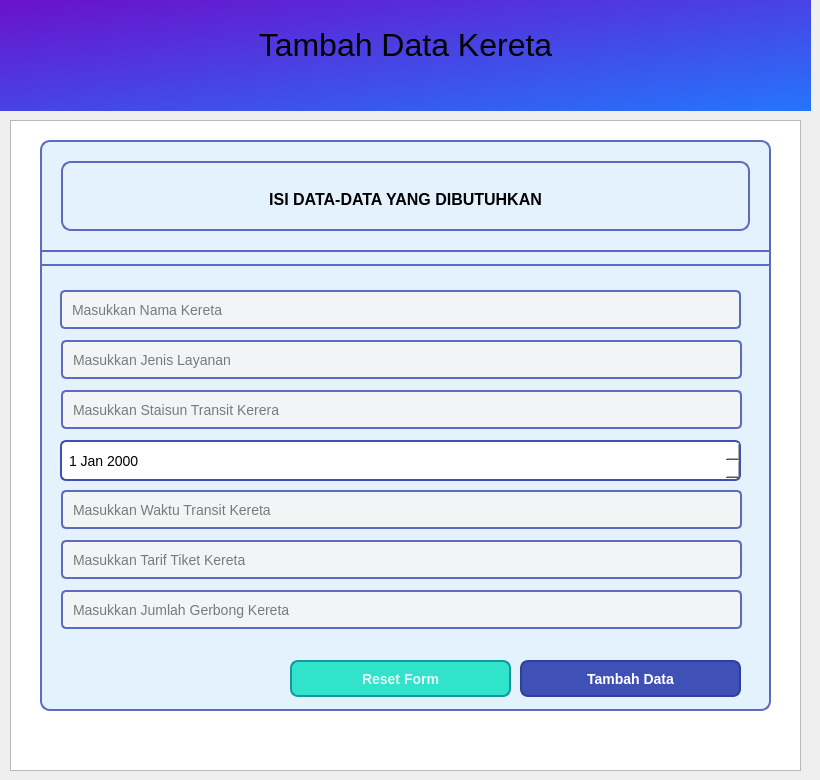
     <widget class="QWidget" name="Tambah_jadwal_kereta">
      <widget class="QTextBrowser" name="tambah_data_kereta">
       <property name="geometry">
        <rect>
         <x>0</x>
         <y>0</y>
         <width>811</width>
         <height>111</height>
        </rect>
       </property>
       <property name="styleSheet">
        <string notr="true">background: qlineargradient(x1:0, y1:0, x2:1, y2:1, stop:0 #6a11cb, stop:1 #2575fc);
border-radius: 0px;
</string>
       </property>
       <property name="html">
        <string>&lt;!DOCTYPE HTML PUBLIC &quot;-//W3C//DTD HTML 4.0//EN&quot; &quot;http://www.w3.org/TR/REC-html40/strict.dtd&quot;&gt;
&lt;html&gt;&lt;head&gt;&lt;meta name=&quot;qrichtext&quot; content=&quot;1&quot; /&gt;&lt;style type=&quot;text/css&quot;&gt;
p, li { white-space: pre-wrap; }
&lt;/style&gt;&lt;/head&gt;&lt;body style=&quot; font-family:'MS Shell Dlg 2'; font-size:8.25pt; font-weight:400; font-style:normal;&quot;&gt;
&lt;p align=&quot;center&quot; style=&quot;-qt-paragraph-type:empty; margin-top:0px; margin-bottom:0px; margin-left:0px; margin-right:0px; -qt-block-indent:0; text-indent:0px; font-size:7.8pt;&quot;&gt;&lt;br /&gt;&lt;/p&gt;
&lt;p align=&quot;center&quot; style=&quot; margin-top:0px; margin-bottom:0px; margin-left:0px; margin-right:0px; -qt-block-indent:0; text-indent:0px;&quot;&gt;&lt;span style=&quot; font-size:6pt;&quot;&gt; &lt;/span&gt;&lt;/p&gt;
&lt;p align=&quot;center&quot; style=&quot; margin-top:0px; margin-bottom:0px; margin-left:0px; margin-right:0px; -qt-block-indent:0; text-indent:0px;&quot;&gt;&lt;span style=&quot; font-size:24pt;&quot;&gt;Tambah Data Kereta&lt;/span&gt;&lt;/p&gt;&lt;/body&gt;&lt;/html&gt;</string>
       </property>
      </widget>
      <widget class="QTextEdit" name="lihat_rekap_keuntungan_admin">
       <property name="geometry">
        <rect>
         <x>10</x>
         <y>120</y>
         <width>791</width>
         <height>651</height>
        </rect>
       </property>
       <property name="html">
        <string>&lt;!DOCTYPE HTML PUBLIC &quot;-//W3C//DTD HTML 4.0//EN&quot; &quot;http://www.w3.org/TR/REC-html40/strict.dtd&quot;&gt;
&lt;html&gt;&lt;head&gt;&lt;meta name=&quot;qrichtext&quot; content=&quot;1&quot; /&gt;&lt;style type=&quot;text/css&quot;&gt;
p, li { white-space: pre-wrap; }
&lt;/style&gt;&lt;/head&gt;&lt;body style=&quot; font-family:'MS Shell Dlg 2'; font-size:8.25pt; font-weight:400; font-style:normal;&quot;&gt;
&lt;p style=&quot;-qt-paragraph-type:empty; margin-top:0px; margin-bottom:0px; margin-left:0px; margin-right:0px; -qt-block-indent:0; text-indent:0px;&quot;&gt;&lt;br /&gt;&lt;/p&gt;&lt;/body&gt;&lt;/html&gt;</string>
       </property>
      </widget>
      <widget class="QFrame" name="Form_TambahData">
       <property name="geometry">
        <rect>
         <x>40</x>
         <y>140</y>
         <width>731</width>
         <height>571</height>
        </rect>
       </property>
       <property name="styleSheet">
        <string notr="true">QFrame {
    background-color: #E3F2FD; /* Warna latar belakang */
    border: 2px solid #5C6BC0; /* Warna border */
    border-radius: 10px; /* Membuat sudut melengkung */
    padding: 10px; /* Memberikan jarak dalam frame */
}

QFrame#mainFrame {
    background-color: #FFFFFF; /* Warna latar belakang utama */
    border: 3px solid #3F51B5; /* Warna border lebih tebal */
    border-radius: 12px;
    padding: 15px;
}

QFrame#sidePanel {
    background-color: #E1E1E1; /* Warna untuk panel samping */
    border-right: 4px solid #3F51B5; /* Border hanya di sebelah kanan */
}
</string>
       </property>
       <widget class="QTextBrowser" name="TambahDatatitleform">
        <property name="geometry">
         <rect>
          <x>21</x>
          <y>21</y>
          <width>689</width>
          <height>70</height>
         </rect>
        </property>
        <property name="maximumSize">
         <size>
          <width>16777215</width>
          <height>70</height>
         </size>
        </property>
        <property name="html">
         <string>&lt;!DOCTYPE HTML PUBLIC &quot;-//W3C//DTD HTML 4.0//EN&quot; &quot;http://www.w3.org/TR/REC-html40/strict.dtd&quot;&gt;
&lt;html&gt;&lt;head&gt;&lt;meta name=&quot;qrichtext&quot; content=&quot;1&quot; /&gt;&lt;style type=&quot;text/css&quot;&gt;
p, li { white-space: pre-wrap; }
&lt;/style&gt;&lt;/head&gt;&lt;body style=&quot; font-family:'MS Shell Dlg 2'; font-size:8.25pt; font-weight:400; font-style:normal;&quot;&gt;
&lt;p align=&quot;center&quot; style=&quot;-qt-paragraph-type:empty; margin-top:0px; margin-bottom:0px; margin-left:0px; margin-right:0px; -qt-block-indent:0; text-indent:0px;&quot;&gt;&lt;br /&gt;&lt;/p&gt;
&lt;p align=&quot;center&quot; style=&quot; margin-top:0px; margin-bottom:0px; margin-left:0px; margin-right:0px; -qt-block-indent:0; text-indent:0px;&quot;&gt;&lt;span style=&quot; font-size:12pt; font-weight:600;&quot;&gt;ISI DATA-DATA YANG DIBUTUHKAN&lt;/span&gt;&lt;/p&gt;&lt;/body&gt;&lt;/html&gt;</string>
        </property>
       </widget>
       <widget class="QLineEdit" name="input_nama_kereta_TambahData">
        <property name="geometry">
         <rect>
          <x>20</x>
          <y>150</y>
          <width>681</width>
          <height>39</height>
         </rect>
        </property>
        <property name="styleSheet">
         <string notr="true">QLineEdit {
    font-size: 14px;
    padding: 8px;
    border: 2px solid #5C6BC0; /* Warna border */
    border-radius: 5px;
    background-color: #F3F4F6; /* Warna latar */
    selection-background-color: #7986CB; /* Warna saat teks dipilih */
}

QLineEdit:focus {
    border: 2px solid #3F51B5; /* Warna border saat fokus */
    background-color: #FFFFFF; /* Warna latar saat fokus */
}
</string>
        </property>
        <property name="text">
         <string/>
        </property>
        <property name="placeholderText">
         <string>Masukkan Nama Kereta</string>
        </property>
       </widget>
       <widget class="QPushButton" name="tombol_reset_form_lihaJadwal">
        <property name="geometry">
         <rect>
          <x>250</x>
          <y>520</y>
          <width>221</width>
          <height>37</height>
         </rect>
        </property>
        <property name="layoutDirection">
         <enum>Qt::LeftToRight</enum>
        </property>
        <property name="styleSheet">
         <string notr="true">QPushButton {
    background-color: #30E3CA; /* Warna biru */
    color: #E4F9F5; /* Warna teks putih */
    font-size: 14px;
    font-weight: bold;
    border: 2px solid #11999E; /* Border biru tua */
    border-radius: 8px; /* Membuat sudut tombol membulat */
    padding: 8px 15px; /* Jarak dalam tombol */
}

QPushButton:hover {
    background-color: #303F9F; /* Warna lebih gelap saat hover */
    border: 2px solid #1A237E;
}

QPushButton:pressed {
    background-color: #1A237E; /* Warna lebih gelap saat ditekan */
    border: 2px solid #000051;
}
</string>
        </property>
        <property name="text">
         <string>Reset Form</string>
        </property>
       </widget>
       <widget class="QLineEdit" name="input_Jenis_layanan_TambahData">
        <property name="geometry">
         <rect>
          <x>21</x>
          <y>200</y>
          <width>681</width>
          <height>39</height>
         </rect>
        </property>
        <property name="styleSheet">
         <string notr="true">QLineEdit {
    font-size: 14px;
    padding: 8px;
    border: 2px solid #5C6BC0; /* Warna border */
    border-radius: 5px;
    background-color: #F3F4F6; /* Warna latar */
    selection-background-color: #7986CB; /* Warna saat teks dipilih */
}

QLineEdit:focus {
    border: 2px solid #3F51B5; /* Warna border saat fokus */
    background-color: #FFFFFF; /* Warna latar saat fokus */
}
</string>
        </property>
        <property name="text">
         <string/>
        </property>
        <property name="placeholderText">
         <string>Masukkan Jenis Layanan</string>
        </property>
       </widget>
       <widget class="QLineEdit" name="input_Stasiun_Transit_TambahData">
        <property name="geometry">
         <rect>
          <x>21</x>
          <y>250</y>
          <width>681</width>
          <height>39</height>
         </rect>
        </property>
        <property name="styleSheet">
         <string notr="true">QLineEdit {
    font-size: 14px;
    padding: 8px;
    border: 2px solid #5C6BC0; /* Warna border */
    border-radius: 5px;
    background-color: #F3F4F6; /* Warna latar */
    selection-background-color: #7986CB; /* Warna saat teks dipilih */
}

QLineEdit:focus {
    border: 2px solid #3F51B5; /* Warna border saat fokus */
    background-color: #FFFFFF; /* Warna latar saat fokus */
}
</string>
        </property>
        <property name="text">
         <string/>
        </property>
        <property name="placeholderText">
         <string>Masukkan Staisun Transit Kerera</string>
        </property>
       </widget>
       <widget class="QLineEdit" name="input_Waktu_Operasional_TambahData">
        <property name="geometry">
         <rect>
          <x>21</x>
          <y>350</y>
          <width>681</width>
          <height>39</height>
         </rect>
        </property>
        <property name="styleSheet">
         <string notr="true">QLineEdit {
    font-size: 14px;
    padding: 8px;
    border: 2px solid #5C6BC0; /* Warna border */
    border-radius: 5px;
    background-color: #F3F4F6; /* Warna latar */
    selection-background-color: #7986CB; /* Warna saat teks dipilih */
}

QLineEdit:focus {
    border: 2px solid #3F51B5; /* Warna border saat fokus */
    background-color: #FFFFFF; /* Warna latar saat fokus */
}
</string>
        </property>
        <property name="text">
         <string/>
        </property>
        <property name="placeholderText">
         <string>Masukkan Waktu Transit Kereta</string>
        </property>
       </widget>
       <widget class="QLineEdit" name="input_Tarif_Tiket_TambahData">
        <property name="geometry">
         <rect>
          <x>21</x>
          <y>400</y>
          <width>681</width>
          <height>39</height>
         </rect>
        </property>
        <property name="styleSheet">
         <string notr="true">QLineEdit {
    font-size: 14px;
    padding: 8px;
    border: 2px solid #5C6BC0; /* Warna border */
    border-radius: 5px;
    background-color: #F3F4F6; /* Warna latar */
    selection-background-color: #7986CB; /* Warna saat teks dipilih */
}

QLineEdit:focus {
    border: 2px solid #3F51B5; /* Warna border saat fokus */
    background-color: #FFFFFF; /* Warna latar saat fokus */
}
</string>
        </property>
        <property name="text">
         <string/>
        </property>
        <property name="placeholderText">
         <string>Masukkan Tarif Tiket Kereta</string>
        </property>
       </widget>
       <widget class="QLineEdit" name="input_Jumla_Gerbong_TambahData">
        <property name="geometry">
         <rect>
          <x>21</x>
          <y>450</y>
          <width>681</width>
          <height>39</height>
         </rect>
        </property>
        <property name="styleSheet">
         <string notr="true">QLineEdit {
    font-size: 14px;
    padding: 8px;
    border: 2px solid #5C6BC0; /* Warna border */
    border-radius: 5px;
    background-color: #F3F4F6; /* Warna latar */
    selection-background-color: #7986CB; /* Warna saat teks dipilih */
}

QLineEdit:focus {
    border: 2px solid #3F51B5; /* Warna border saat fokus */
    background-color: #FFFFFF; /* Warna latar saat fokus */
}
</string>
        </property>
        <property name="text">
         <string/>
        </property>
        <property name="placeholderText">
         <string>Masukkan Jumlah Gerbong Kereta</string>
        </property>
       </widget>
       <widget class="QPushButton" name="tombol_tambah_data">
        <property name="geometry">
         <rect>
          <x>480</x>
          <y>520</y>
          <width>221</width>
          <height>37</height>
         </rect>
        </property>
        <property name="layoutDirection">
         <enum>Qt::LeftToRight</enum>
        </property>
        <property name="styleSheet">
         <string notr="true">QPushButton {
    background-color: #3F51B5; /* Warna biru */
    color: white; /* Warna teks putih */
    font-size: 14px;
    font-weight: bold;
    border: 2px solid #303F9F; /* Border biru tua */
    border-radius: 8px; /* Membuat sudut tombol membulat */
    padding: 8px 15px; /* Jarak dalam tombol */
}

QPushButton:hover {
    background-color: #303F9F; /* Warna lebih gelap saat hover */
    border: 2px solid #1A237E;
}

QPushButton:pressed {
    background-color: #1A237E; /* Warna lebih gelap saat ditekan */
    border: 2px solid #000051;
}
</string>
        </property>
        <property name="text">
         <string>Tambah Data</string>
        </property>
       </widget>
       <widget class="Line" name="line_3">
        <property name="geometry">
         <rect>
          <x>0</x>
          <y>110</y>
          <width>731</width>
          <height>16</height>
         </rect>
        </property>
        <property name="orientation">
         <enum>Qt::Horizontal</enum>
        </property>
       </widget>
       <widget class="QDateEdit" name="dateEdit_TambahData">
        <property name="geometry">
         <rect>
          <x>20</x>
          <y>300</y>
          <width>681</width>
          <height>41</height>
         </rect>
        </property>
        <property name="styleSheet">
         <string notr="true">/* Styling untuk QDateEdit */
QDateEdit {
    background-color: #FFFFFF; /* Warna latar belakang */
    border: 2px solid #3F51B5; /* Warna border */
    border-radius: 6px; /* Membuat sudut melengkung */
    padding: 5px; /* Memberikan jarak dalam */
    color: #000000; /* Warna teks */
    font-size: 14px; /* Ukuran font */
}

/* Styling tombol dropdown QDateEdit */
QDateEdit::drop-down {
    border: none;
    background-color: #F3F4F6; /* Warna latar */
    width: 20px;
    subcontrol-origin: padding;
    subcontrol-position: right;
    border-top-right-radius: 6px;
    border-bottom-right-radius: 6px;
}

/* Styling ikon panah dalam tombol dropdown */
QDateEdit::down-arrow {
    image: url(:/icons/down-arrow.png); /* Ganti dengan ikon panah yang sesuai */
    width: 12px;
    height: 12px;
}</string>
        </property>
       </widget>
      </widget>
     </widget>
